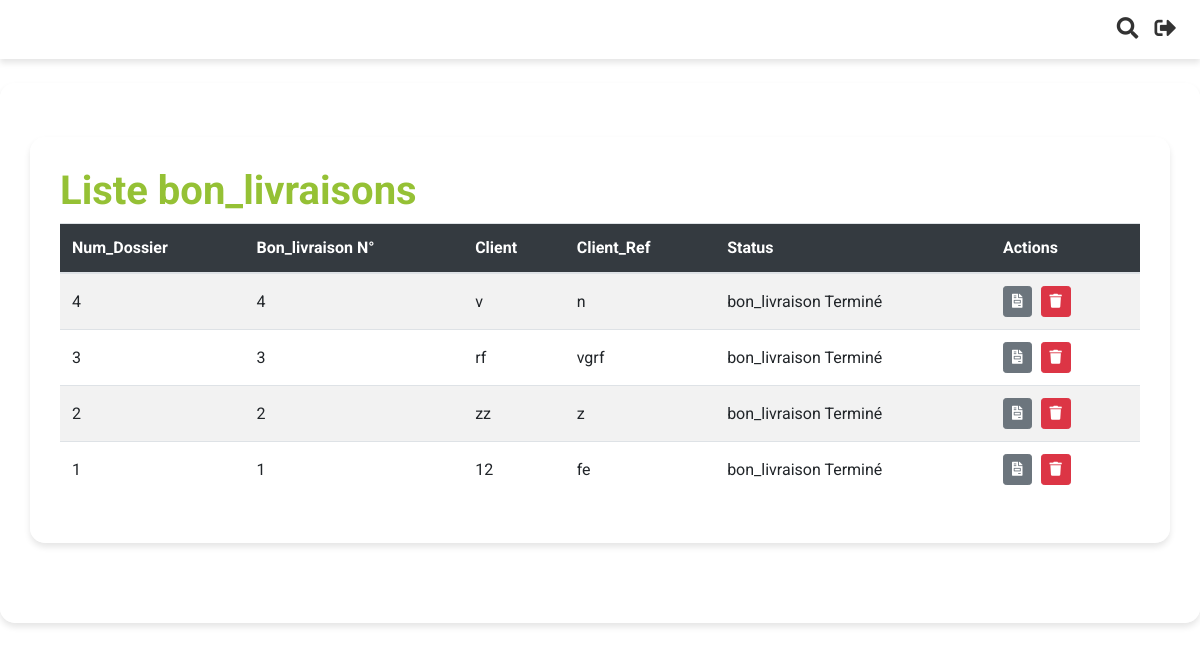
The page /application/bon_livraison/ (signed in) on the database as committed earlier.
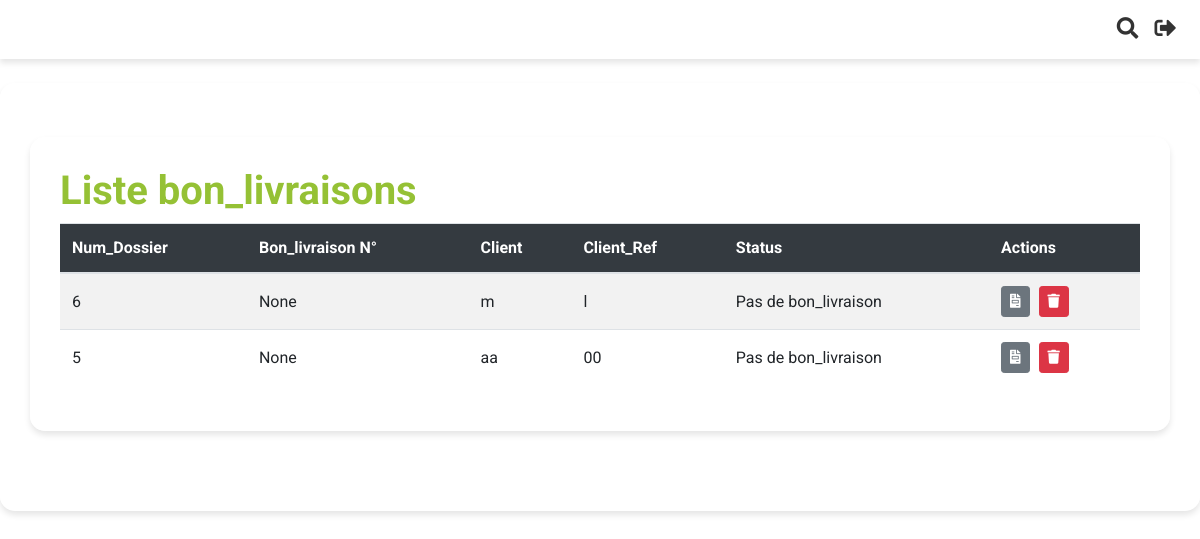
The same page on the database as committed later.
### Application/models.py (models this page shows, shortened)
class Commande(models.Model):
    order_id = models.AutoField(primary_key=True)  # Auto-incremented primary key
    date_time = models.DateTimeField(auto_now_add=True)
    company_reference_number = models.CharField(max_length=100)
    client_name = models.CharField(max_length=100, default="")  # New field
    adresse = models.CharField(max_length=255, blank=True, null=True)
    email = models.EmailField(blank=True, null=True)
    fax = models.CharField(max_length=50, blank=True, null=True)
    ice = models.CharField(max_length=50, blank=True, null=True)
    infographiste = models.CharField(max_length=100, blank=True, null=True)
    order_status = models.CharField(max_length=50, choices=[ ('draft', 'Draft'),
        ('completed', 'Completed'),
        ('devis', 'Devis'),
        ('facture', 'Facture'),
        ('bon_livraison', 'Bon de Livraison'),
        ('situation_client', 'Situation Client')
    ])
    bc_number = models.CharField(max_length=50, blank=True, null=True)  # New field for BC number
    date_bc = models.DateField(blank=True, null=True)
    devis_numero = models.PositiveIntegerField(unique=True, null=True, blank=True)
    bl_numero = models.PositiveIntegerField(unique=True, null=True, blank=True)
    facture_numero = models.PositiveIntegerField(unique=True, null=True, blank=True)
    facture_status = models.CharField(max_length=50, choices=[
        ('no_facture', 'Pas de Facture'),
        ('facture_termine', 'Facture Terminée')
    ], default='pas de facture')
    remarque = models.CharField(max_length=50, choices=[
        ('paye', 'Payé'),
        ('non_paye', 'Non Payé')
    ], default='non payé')
    devis_status = models.CharField(max_length=50, choices=[
        ('no_devis', 'Pas de Devis'),
        ('devis_termine', 'Devis Terminé')
    ], default='pas de devis')
    bl_status = models.CharField(max_length=50, choices=[
        ('no_bl', 'Pas de bon_livraison'),
        ('bl_termine', 'bon_livraison Terminé')
    ], default='pas de bon_livraison')
    designations_data = models.JSONField(default=list)  # Renamed field
    options_data = models.JSONField(default=dict)

### Application/views.py (the view)
# urls.py: path('bon_livraison/', views.liste_bon_livraison, name='liste_bon_livraison'),
@login_required
@user_passes_test(lambda u: u.groups.filter(name='Directeurs').exists())
def liste_bon_livraison(request):
    query = request.GET.get('q')
    if query:
        bon_livraison = Commande.objects.filter(
            Q(order_status='completed') & (
                Q(company_reference_number__icontains=query) |
                Q(client_name__icontains=query) |
                Q(bl_numero__icontains=query)
            )
        )
    else:
        bon_livraison = Commande.objects.filter(order_status='completed').order_by('-date_time')
    is_assistant = request.user.groups.filter(name='Assistants').exists()
    return render(request, 'Application/liste_bon_livraison.html', {'bon_livraison': bon_livraison, 'is_assistant' : is_assistant})

### Application/templates/Application/liste_bon_livraison.html (shortened to what this page needs)
{% extends "base.html" %}
{% block content %}
<div class="container mt-4">
    <h1>Liste bon_livraisons</h1>
    <table class="table table-striped" id="factureTable">
        <thead>
            <tr>
            <th>Num_Dossier</th>
            <th>Bon_livraison N°</th>
            <th>Client</th>
            <th>Client_Ref</th>
            <th>Status</th>
            <th>Actions</th>
            </tr>
        </thead>
        <tbody>
            {% for bon_livraison in bon_livraison %}
                <tr>
                    <td>{{ bon_livraison.order_id }}</td>
                    <td>{{ bon_livraison.bl_numero }}</td>
                    <td>{{ bon_livraison.client_name }}</td>
                    <td>{{ bon_livraison.company_reference_number }}</td>
                    <td><form method="post" action="{% url 'update_bl_status' bon_livraison.pk %}">
                        {% if bon_livraison.bl_status == 'bl_termine' %}
                            bon_livraison Terminé
                        {% else %}
                                Pas de bon_livraison
                        {% endif %}
                    </form></td>
                    <td>
                    <a href="{% url 'generer_bon_livraison' bon_livraison.pk %}" class="btn btn-sm btn-secondary"><i class="fas fa-file-invoice"></i></a>
                    <button type="button" class="btn btn-sm btn-danger" data-toggle="modal" data-target="#deleteModal{{ bon_livraison.pk }}"><i class="fas fa-trash"></i></button>
                    </td>
            {% endfor %}
        </tbody>
    </table>
</div>
{% endblock %}

Rows that differ between the two databases and show on the page:
removed Commande: order_id "4", bl_numero "4", client_name "v", company_reference_number "n", bl_status "bon_livraison Terminé"
removed Commande: order_id "3", bl_numero "3", client_name "rf", company_reference_number "vgrf", bl_status "bon_livraison Terminé"
removed Commande: order_id "2", bl_numero "2", client_name "zz", company_reference_number "z", bl_status "bon_livraison Terminé"
removed Commande: order_id "1", bl_numero "1", client_name "12", company_reference_number "fe", bl_status "bon_livraison Terminé"
added Commande: order_id "6", bl_numero "None", client_name "m", company_reference_number "l", shows "Pas de bon_livraison"
added Commande: order_id "5", bl_numero "None", client_name "aa", company_reference_number "00", shows "Pas de bon_livraison"
